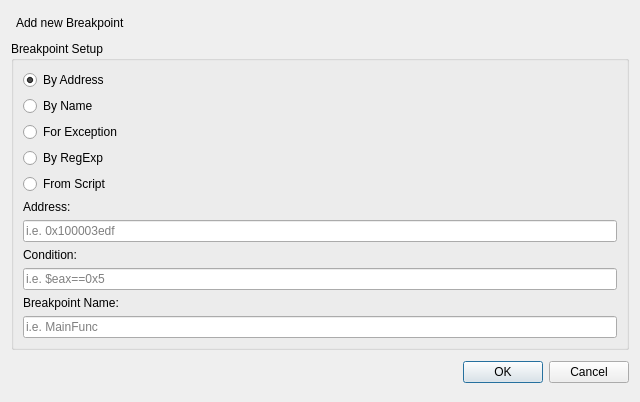
<?xml version="1.0" encoding="UTF-8"?>
<ui version="4.0">
 <class>Dialog</class>
 <widget class="QDialog" name="Dialog">
  <property name="geometry">
   <rect>
    <x>0</x>
    <y>0</y>
    <width>640</width>
    <height>402</height>
   </rect>
  </property>
  <property name="windowTitle">
   <string>Setup new Breakpoint</string>
  </property>
  <layout class="QVBoxLayout" name="verticalLayout">
   <item>
    <widget class="QLabel" name="label">
     <property name="sizePolicy">
      <sizepolicy hsizetype="Preferred" vsizetype="Maximum">
       <horstretch>0</horstretch>
       <verstretch>0</verstretch>
      </sizepolicy>
     </property>
     <property name="text">
      <string>Add new Breakpoint</string>
     </property>
     <property name="margin">
      <number>0</number>
     </property>
     <property name="indent">
      <number>5</number>
     </property>
    </widget>
   </item>
   <item>
    <widget class="QGroupBox" name="groupBox">
     <property name="sizePolicy">
      <sizepolicy hsizetype="Preferred" vsizetype="Maximum">
       <horstretch>0</horstretch>
       <verstretch>0</verstretch>
      </sizepolicy>
     </property>
     <property name="title">
      <string>Breakpoint Setup</string>
     </property>
     <layout class="QVBoxLayout" name="verticalLayout_3">
      <item>
       <layout class="QVBoxLayout" name="verticalLayout_2">
        <property name="sizeConstraint">
         <enum>QLayout::SetDefaultConstraint</enum>
        </property>
        <item>
         <widget class="QRadioButton" name="optByAddress">
          <property name="text">
           <string>By Address</string>
          </property>
          <property name="checked">
           <bool>true</bool>
          </property>
         </widget>
        </item>
        <item>
         <widget class="QRadioButton" name="optByName">
          <property name="text">
           <string>By Name</string>
          </property>
          <property name="checked">
           <bool>false</bool>
          </property>
         </widget>
        </item>
        <item>
         <widget class="QRadioButton" name="optForException">
          <property name="text">
           <string>For Exception</string>
          </property>
         </widget>
        </item>
        <item>
         <widget class="QRadioButton" name="optByRegExp">
          <property name="text">
           <string>By RegExp</string>
          </property>
         </widget>
        </item>
        <item>
         <widget class="QRadioButton" name="optFromScript">
          <property name="text">
           <string>From Script</string>
          </property>
         </widget>
        </item>
        <item>
         <widget class="QLabel" name="lblAddress">
          <property name="text">
           <string>Address:</string>
          </property>
         </widget>
        </item>
        <item>
         <widget class="QLineEdit" name="txtBPAddress">
          <property name="placeholderText">
           <string>i.e. 0x100003edf</string>
          </property>
         </widget>
        </item>
        <item>
         <widget class="QLabel" name="lblCondition">
          <property name="text">
           <string>Condition:</string>
          </property>
         </widget>
        </item>
        <item>
         <widget class="QLineEdit" name="txtBPCondition">
          <property name="placeholderText">
           <string>i.e. $eax==0x5</string>
          </property>
         </widget>
        </item>
        <item>
         <widget class="QLabel" name="lblName">
          <property name="text">
           <string>Breakpoint Name:</string>
          </property>
         </widget>
        </item>
        <item>
         <widget class="QLineEdit" name="txtBPName">
          <property name="placeholderText">
           <string>i.e. MainFunc</string>
          </property>
         </widget>
        </item>
       </layout>
      </item>
     </layout>
    </widget>
   </item>
   <item>
    <widget class="QDialogButtonBox" name="buttonBox">
     <property name="orientation">
      <enum>Qt::Horizontal</enum>
     </property>
     <property name="standardButtons">
      <set>QDialogButtonBox::Cancel|QDialogButtonBox::Ok</set>
     </property>
    </widget>
   </item>
  </layout>
 </widget>
 <resources/>
 <connections>
  <connection>
   <sender>buttonBox</sender>
   <signal>accepted()</signal>
   <receiver>Dialog</receiver>
   <slot>accept()</slot>
   <hints>
    <hint type="sourcelabel">
     <x>248</x>
     <y>254</y>
    </hint>
    <hint type="destinationlabel">
     <x>157</x>
     <y>274</y>
    </hint>
   </hints>
  </connection>
  <connection>
   <sender>buttonBox</sender>
   <signal>rejected()</signal>
   <receiver>Dialog</receiver>
   <slot>reject()</slot>
   <hints>
    <hint type="sourcelabel">
     <x>316</x>
     <y>260</y>
    </hint>
    <hint type="destinationlabel">
     <x>286</x>
     <y>274</y>
    </hint>
   </hints>
  </connection>
 </connections>
</ui>
